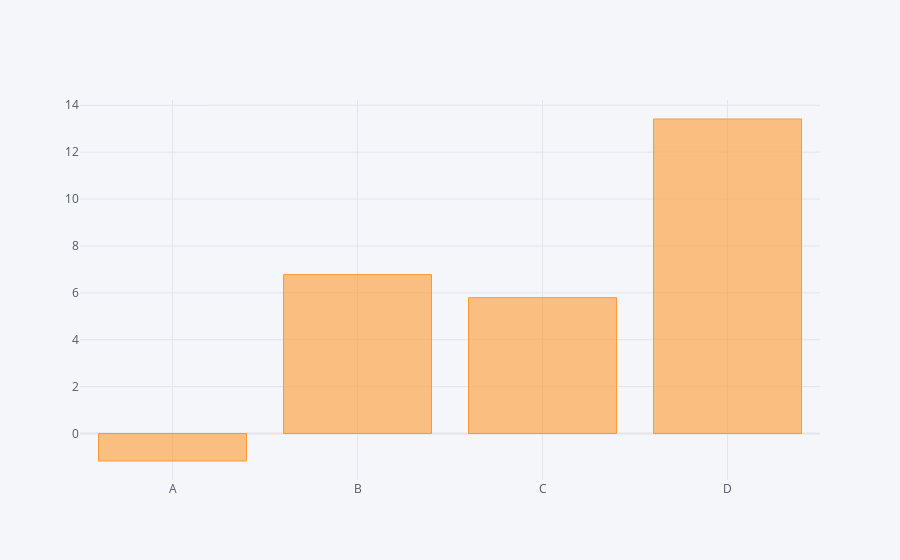

This figure's notebook cell:
### Code cell
df.sum().iplot(kind='bar')
# must use some agregate func for better view

### Figure 1 — Plotly figure (JSON) as saved in the notebook; plotly's stock layout.template omitted (floating-point values rounded to 4 significant figures)
{"data": [{"marker": {"color": "rgba(255, 153, 51, 0.6)", "line": {"color": "rgba(255, 153, 51, 1.0)", "width": 1}}, "name": "None", "orientation": "v", "text": "", "type": "bar", "x": ["A", "B", "C", "D"], "y": [-1.172, 6.779, 5.794, 13.41]}], "layout": {"legend": {"bgcolor": "#F5F6F9", "font": {"color": "#4D5663"}}, "paper_bgcolor": "#F5F6F9", "plot_bgcolor": "#F5F6F9", "title": {"font": {"color": "#4D5663"}}, "xaxis": {"gridcolor": "#E1E5ED", "showgrid": true, "tickfont": {"color": "#4D5663"}, "title": {"font": {"color": "#4D5663"}, "text": ""}, "zerolinecolor": "#E1E5ED"}, "yaxis": {"gridcolor": "#E1E5ED", "showgrid": true, "tickfont": {"color": "#4D5663"}, "title": {"font": {"color": "#4D5663"}, "text": ""}, "zerolinecolor": "#E1E5ED"}}}
